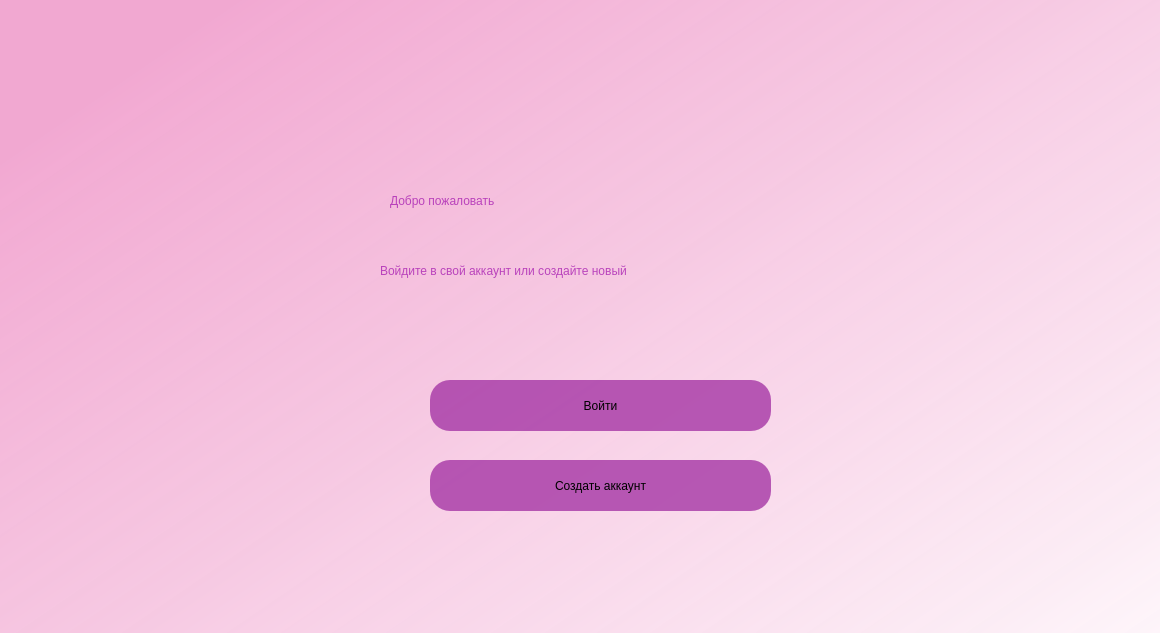
<?xml version="1.0" encoding="UTF-8"?>
<ui version="4.0">
 <class>Dialog</class>
 <widget class="QDialog" name="Dialog">
  <property name="geometry">
   <rect>
    <x>0</x>
    <y>0</y>
    <width>1160</width>
    <height>633</height>
   </rect>
  </property>
  <property name="windowTitle">
   <string>Dialog</string>
  </property>
  <widget class="QWidget" name="bgwidget" native="true">
   <property name="geometry">
    <rect>
     <x>0</x>
     <y>0</y>
     <width>1201</width>
     <height>801</height>
    </rect>
   </property>
   <property name="styleSheet">
    <string notr="true">QWidget#bgwidget{
background-color:qlineargradient(spread:pad, x1:0.091, y1:0.101636, x2:0.991379, y2:0.977, stop:0 rgba(242,155,204, 215), stop:1 rgba(255, 255, 255, 255));}</string>
   </property>
   <widget class="QLabel" name="label">
    <property name="geometry">
     <rect>
      <x>390</x>
      <y>170</y>
      <width>421</width>
      <height>61</height>
     </rect>
    </property>
    <property name="styleSheet">
     <string notr="true">font: 36pt &quot;MS Shell Dlg 2&quot;; color:rgb(166, 28, 176,195)</string>
    </property>
    <property name="text">
     <string>Добро пожаловать</string>
    </property>
   </widget>
   <widget class="QLabel" name="label_2">
    <property name="geometry">
     <rect>
      <x>380</x>
      <y>250</y>
      <width>451</width>
      <height>41</height>
     </rect>
    </property>
    <property name="styleSheet">
     <string notr="true">font: 16pt &quot;MS Shell Dlg 2&quot;; color:rgb(166, 28, 176,195)</string>
    </property>
    <property name="text">
     <string>Войдите в свой аккаунт или создайте новый</string>
    </property>
   </widget>
   <widget class="QPushButton" name="login">
    <property name="geometry">
     <rect>
      <x>430</x>
      <y>380</y>
      <width>341</width>
      <height>51</height>
     </rect>
    </property>
    <property name="styleSheet">
     <string notr="true">border-radius:20px;
background-color: rgb(166, 55, 166, 205);
font: 14pt &quot;MS Shell Dlg 2&quot;;</string>
    </property>
    <property name="text">
     <string>Войти</string>
    </property>
   </widget>
   <widget class="QPushButton" name="create">
    <property name="geometry">
     <rect>
      <x>430</x>
      <y>460</y>
      <width>341</width>
      <height>51</height>
     </rect>
    </property>
    <property name="styleSheet">
     <string notr="true">border-radius:20px;
background-color: rgb(166, 55, 166, 205);
font: 14pt &quot;MS Shell Dlg 2&quot;;</string>
    </property>
    <property name="text">
     <string>Создать аккаунт</string>
    </property>
   </widget>
  </widget>
 </widget>
 <resources/>
 <connections/>
</ui>
